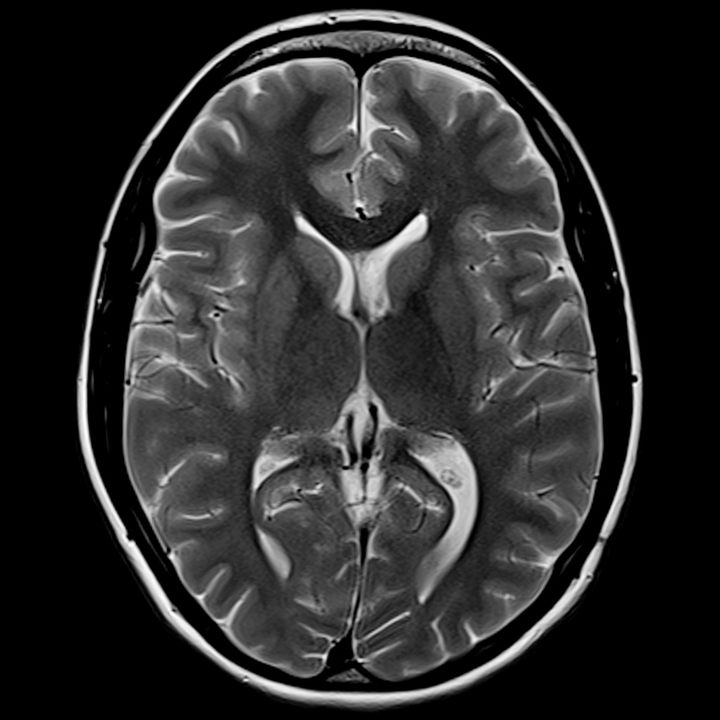
%> input picture fcm & k-means/mri4.jpg, 720 x 720 px
$ octave kmeans.m   (GNU Octave 9; MATLAB toolbox functions it lacks are replaced by stand-ins)
%> lines starting %> are read from the running program, lines starting %| are printed output that depends on the picture; in (x1, y1, x2, y2) boxes, pixels count from 0 and x2, y2 are one past the last pixel; in counts of white or black regions, pixels touching at a corner belong together; the program's own positions count from 1
clear;
close all;
im = imread('mri4.jpg');
%> im is the input picture: size 720x720 uint8; min 0, max 255, mean 44.9
I=im;
im=imresize(im,[512 512]);
%> im: size 512x512 uint8
I2=im;
p=1;

input_image=im;
org_img=im;
I1=im;
im=im2double(im);
%> im: size 512x512 double
j=im;

imshow(im,[]), title('input image');

N = 5;
im_pad = padarray(j,[floor(N/2) floor(N/2)]);
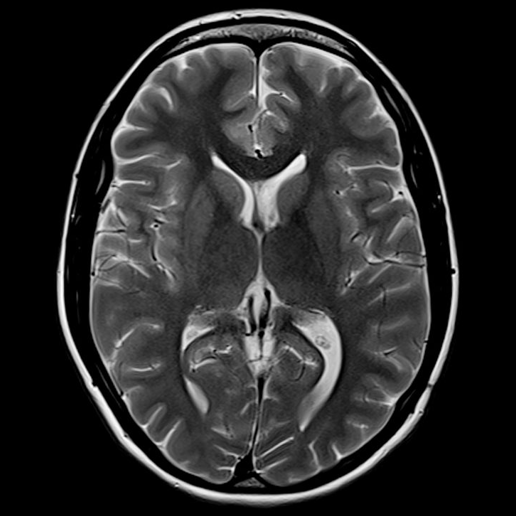
%> im_pad: size 516x516 double; min 0, max 1, mean 0.174

im_col = im2col(im_pad,[N N],'sliding');
sorted_cols = sort(im_col,1);
med_vector = sorted_cols(floor(N*N/2)+1,:);

out1 = col2im(med_vector,[N N],size(im_pad),'sliding');
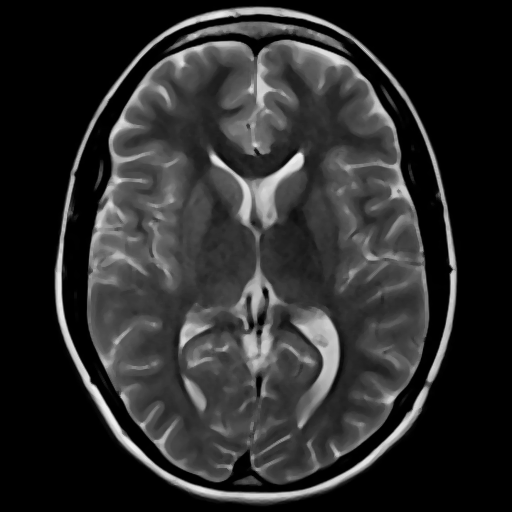
%> out1: size 512x512 double; min 0, max 0.945, mean 0.173
%figure(2)
% imshow(out1), title('median filtered image');

max_val = max(max(im));
%> max_val = 1
z = max_val/255;
%> z = 0.00392
im = im./z;

[rows, columns, numberOfColorBands] = size(im);
%> rows = 512; columns = 512; numberOfColorBands = 1

binaryImage = im > 20;
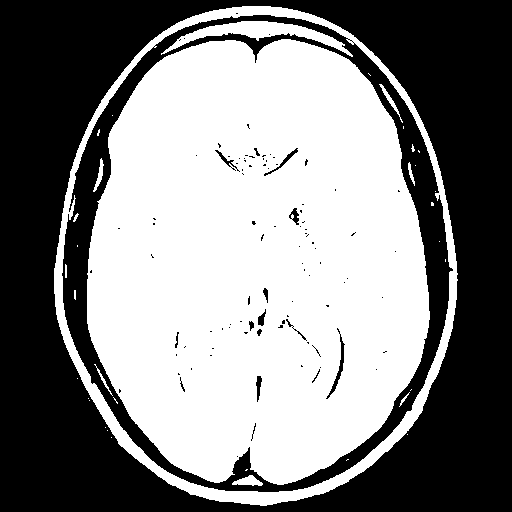
%> binaryImage: size 512x512 logical; 51.6% white; 98 black regions (81 under 20 px), largest, box (x1, y1, x2, y2) and area: (0, 0, 512, 512) 103933, (62, 15, 453, 492) 21740, (326, 328, 345, 399) 216
% to remove noise
binaryImage = bwareaopen(binaryImage, 10);
%> binaryImage: size 512x512 logical; 51.6% white; 98 black regions (81 under 20 px), largest, box (x1, y1, x2, y2) and area: (0, 0, 512, 512) 103940, (62, 15, 453, 492) 21777, (326, 328, 345, 399) 216
%figure(3), imshow(binaryImage,[]);

finalImage = im;
finalImage(~binaryImage) = 0;
%> finalImage: size 512x512 double; min 0, max 255, mean 44.7
%figure(4), imshow(finalImage, []);


%%Kmeans

  out2=finalImage;

max_val=max(max(out2));
%> max_val = 255
out3=out2.*(255/max_val);
im1=uint8(out3);

%choose k
k=3;

%histogram calculation
img_hist = zeros(256,1);
hist_value = zeros(256,1);

for i=1:256
    img_hist(i)=sum(sum(im1==(i-1)));
end;
%> after the loop, img_hist = 256 values, max 126931 at index 1, min 0 at index 2, mean 1024

for i=1:256
    hist_value(i)=i-1;
end;

%cluster initialization
cluster = zeros(k,1);
cluster_count = zeros(k,1);
%select random centroids
for i=1:k
    cluster(i)=uint8(rand*205);
end;
%cluster(i)=randi(255);

old = zeros(k,1);

%termination condition

while (sum(sum(abs(old-cluster))) >k)
    old = cluster;
    closest_cluster = zeros(256,1);

    min_distance = abs(hist_value-cluster(1));

    for i=2:k
        min_distance =min(min_distance,  abs(hist_value-cluster(i)));
    end;

   for i=1:k
        closest_cluster(min_distance==(abs(hist_value-cluster(i)))) = i;
    end;

   for i=1:k
        cluster_count(i) = sum(img_hist .*(closest_cluster==i));
    end;

    for i=1:k
        if (cluster_count(i) == 0)
            cluster(i) = uint8(rand*255);
        else
            cluster(i) = uint8(sum(img_hist(closest_cluster==i).*hist_value(closest_cluster==i))/cluster_count(i));
        end;
    end;

end;
%> this loop made 9 passes
%> old on passes 2 to 9: [198; 140; 30], [200; 116; 23], [195; 98; 17], [188; 86; 11], [182; 78; 7], [178; 74; 4], [175; 72; 3], [173; 70; 2]
%> after the loop, closest_cluster = 256 values, max 3 at index 1, min 1 at index 123, mean 1.62; cluster = [172; 69; 2]; cluster_count = [26444; 99424; 136276]
imresult=uint8(zeros(size(im1)));

cluster = sort(cluster);
%> cluster = [2; 69; 172]

for i=1:256
    imresult(im1==(i-1))=cluster(closest_cluster(i));
end;
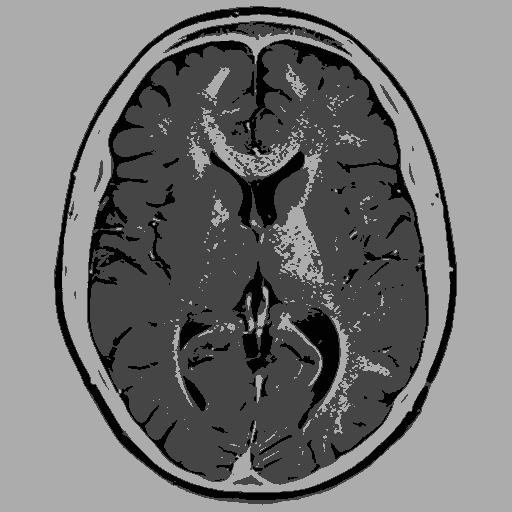
%> imresult: size 512x512 uint8; min 2, max 172, mean 115.8


% figure(5), imshow(imresult);
%  title('k means output');
%  imwrite(imresult, 'Kmeansoutput.pgm');

 cluster_id = zeros(512,512);

 for i=1:512
     for j=1:512

         if imresult(i,j)==cluster(1)
             imresult(i,j)=255;
             cluster_id(i,j) = 1;
         elseif  imresult(i,j)==cluster(2)
              imresult(i,j)=0;
             cluster_id(i,j) = 2;
         elseif  imresult(i,j)==cluster(3)
              imresult(i,j)=186;
             cluster_id(i,j) = 3;
         end

     end
 end
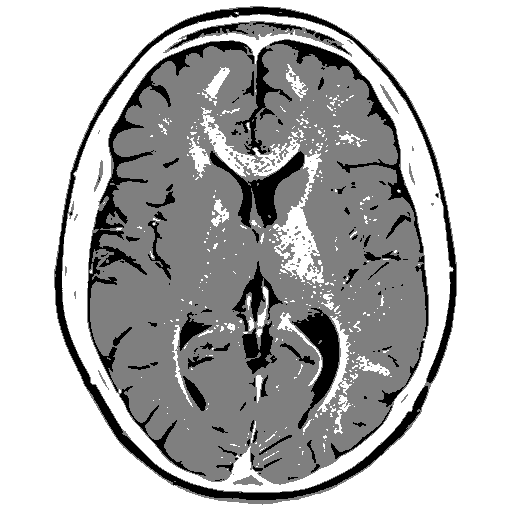
%> cluster_id: size 512x512 double; min 1, max 3, mean 2.42; drawn with min black and max white
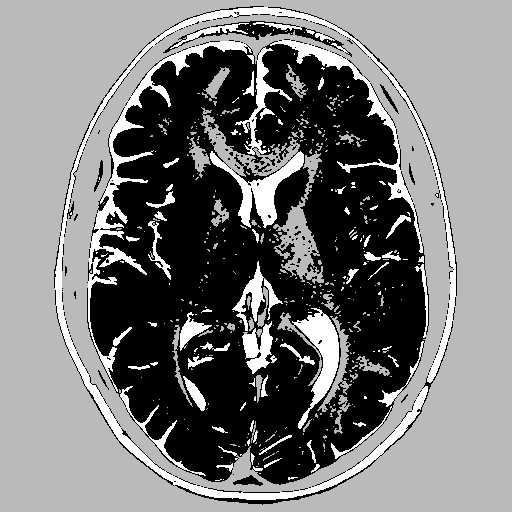
%> imresult: size 512x512 uint8; min 0, max 255, mean 122.4

 figure(5), imshow(imresult);
 title('k means output');
 imwrite(imresult, 'Kmeansoutput2.pgm');


 %validity index
n=3;
 s1=0;
 for k=1:n      %clusters = no of cluster centres
     s=0;
     s = double(s);
     for i=1:512
         for j=1:512
              if (cluster_id(i,j)==k)
 				     diff = abs( im1(i,j) - cluster(k));
 				     diff= double(diff*diff);
 				     s=s+diff;
              end

         end
     end

                 s1=double(s1+s);
 end
%> this loop made 3 passes
%> s1 on passes 1 to 3: 6743220, 14388046, 14388046
%> after the loop, diff = 0
 s1
%> s1 = 14388046

intra=(s1/(1.0*512*512));
%> intra = 54.89
intra;
	min=99999;
	for i=1:n-1
		for j=i+1:n

			diff=abs(cluster(i)-cluster(j));
			if((diff*diff)<min)
			min=diff*diff;
            end
		%//printf("min = %.2f\n",min);
        end
    end
%> after the loop, min = 4489
	inter=min;
%> inter = 4489
	d=sqrt(2*3.14);
	e=((n-2)*(n-2))/2.0;
	N=(1/(1.0*d))*exp(-e);
	mul=(25*N)+1;
	VI= 1 + (mul*intra/inter)
%> VI = 1.09

	%printf("VI = %f\n",VI);

$ run again, with fcm & k-means/mr1.jpg copied over fcm & k-means/mri4.jpg
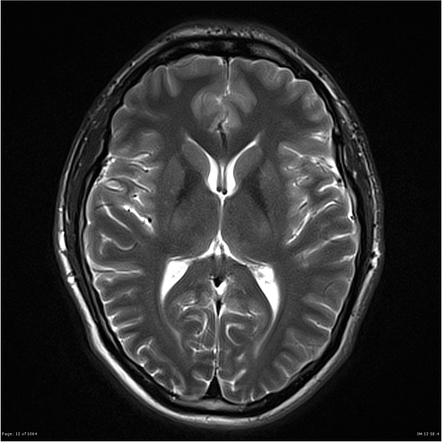
%> input picture fcm & k-means/mr1.jpg, 442 x 442 px
%> im is the input picture: size 442x442 uint8; min 0, max 255, mean 46.4
%> `max_val = max(max(im));`: max_val = 1
%> z = 0.00392
%> `binaryImage = im > 20;`:
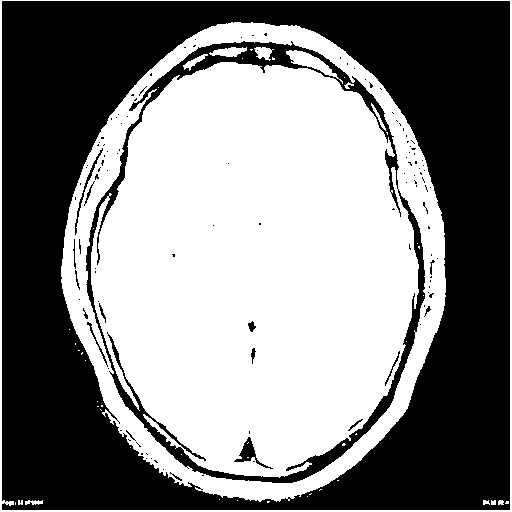
%> binaryImage: size 512x512 logical; 51.2% white; 118 black regions (100 under 20 px), largest, box (x1, y1, x2, y2) and area: (2, 1, 510, 510) 116630, (86, 41, 425, 483) 9817, (234, 437, 273, 469) 299
%> `max_val=max(max(out2));`: max_val = 255
%> after the loop `for i=1:256`: img_hist = 256 values, max 127906 at index 1, min 0 at index 2, mean 1024
%> the loop `while (sum(sum(abs(old-cluster))) >k)` made 7 passes
%> old on passes 2 to 7: [207; 139; 33], [217; 115; 24], [208; 97; 16], [200; 85; 8], [192; 79; 4], [187; 77; 3]
%> after the loop `while (sum(sum(abs(old-cluster))) >k)`: closest_cluster = 256 values, max 3 at index 1, min 1 at index 134, mean 1.68; cluster = [185; 76; 3]; cluster_count = [16755; 104482; 140907]
%> `cluster = sort(cluster);`: cluster = [3; 76; 185]
%> after the loop `for i=1:512`:
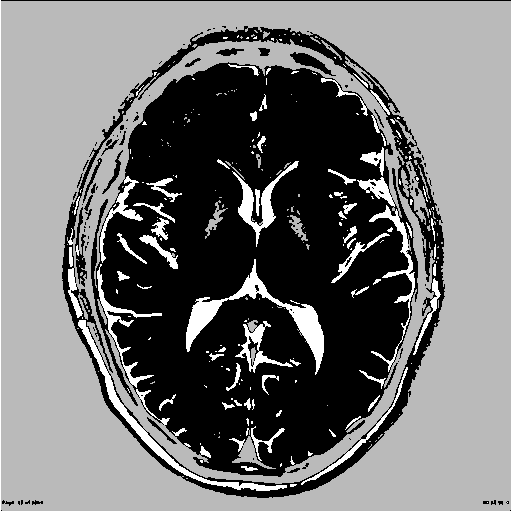
%> imresult: size 512x512 uint8; min 0, max 255, mean 116.3
%> the loop `for k=1:n` made 3 passes
%> s1 on passes 1 to 3: 4272525, 11962141, 11962141
%> after the loop `for k=1:n`: diff = 0
%> `s1`: s1 = 11962141
%> intra = 45.63
%> after the loop `for i=1:n-1`: min = 5329
%> VI = 1.06

$ run again, with fcm & k-means/cd10.pgm saved as fcm & k-means/mri4.jpg
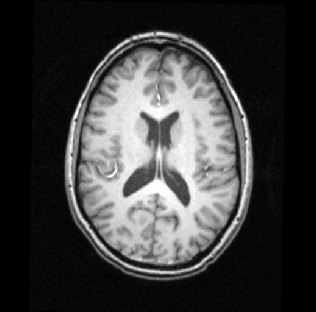
%> input picture fcm & k-means/cd10.pgm, 316 x 312 px
%> im is the input picture: size 312x316 uint8; min 0, max 255, mean 60.9
%> `max_val = max(max(im));`: max_val = 1
%> z = 0.00392
%> `binaryImage = im > 20;`:
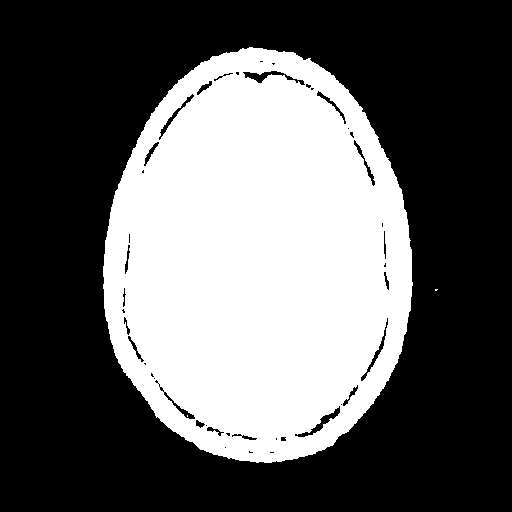
%> binaryImage: size 512x512 logical; 37.5% white; 3 white regions (2 under 20 px), largest, box (x1, y1, x2, y2) and area: (103, 47, 413, 463) 98325
%> `max_val=max(max(out2));`: max_val = 255
%> after the loop `for i=1:256`: img_hist = 256 values, max 163819 at index 1, min 0 at index 2, mean 1024
%> the loop `while (sum(sum(abs(old-cluster))) >k)` made 5 passes
%> old on passes 2 to 5: [206; 144; 11], [211; 133; 4], [210; 127; 3], [208; 124; 2]
%> after the loop `while (sum(sum(abs(old-cluster))) >k)`: closest_cluster = 256 values, max 3 at index 1, min 1 at index 168, mean 1.9; cluster = [207; 122; 2]; cluster_count = [45583; 43390; 173171]
%> `cluster = sort(cluster);`: cluster = [2; 122; 207]
%> after the loop `for i=1:512`:
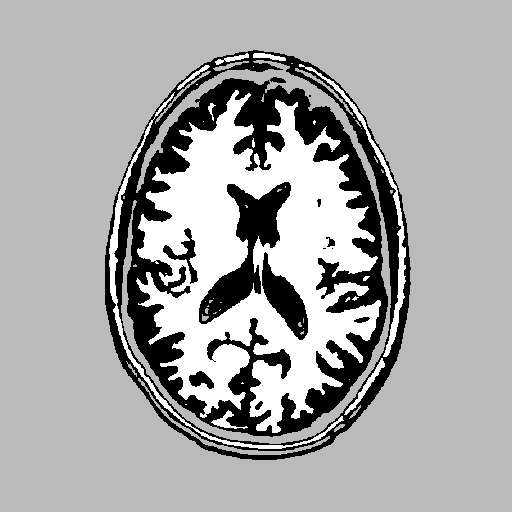
%> imresult: size 512x512 uint8; min 0, max 255, mean 167.2
%> the loop `for k=1:n` made 3 passes
%> s1 on passes 1 to 3: 11623665, 16561594, 16561594
%> after the loop `for k=1:n`: diff = 0
%> `s1`: s1 = 16561594
%> intra = 63.18
%> after the loop `for i=1:n-1`: min = 7225
%> VI = 1.06
